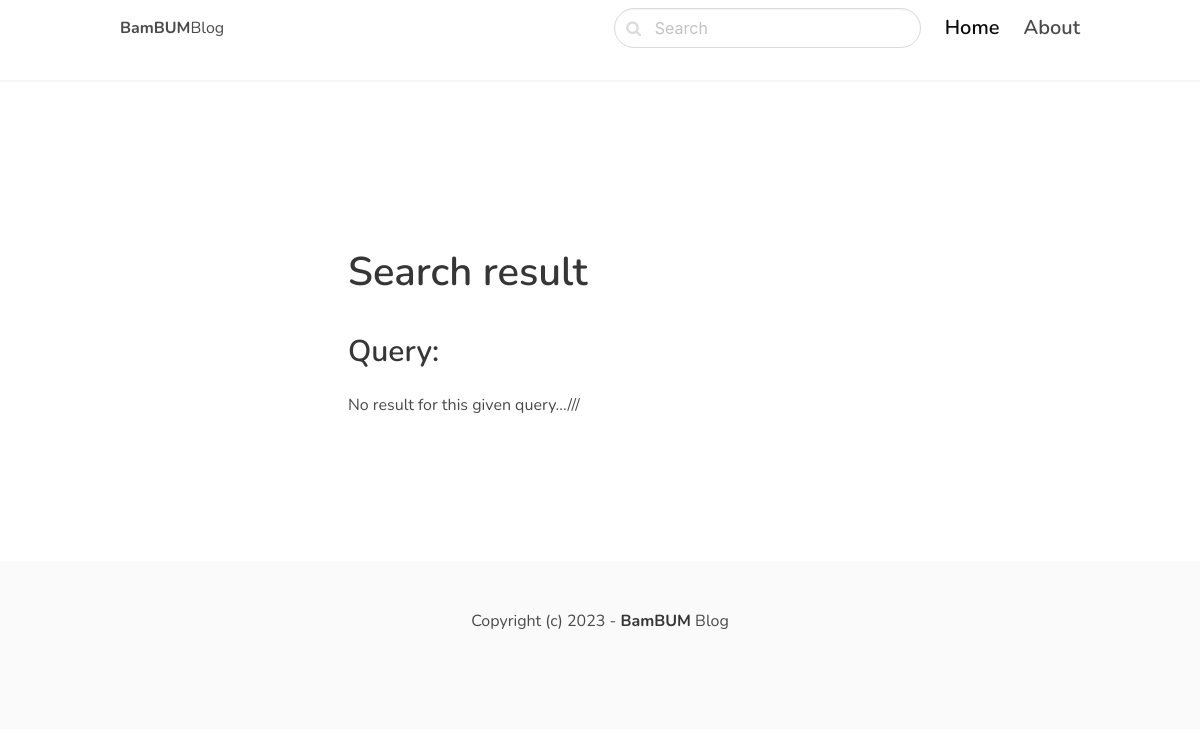
The page /search/ on the database as committed earlier.
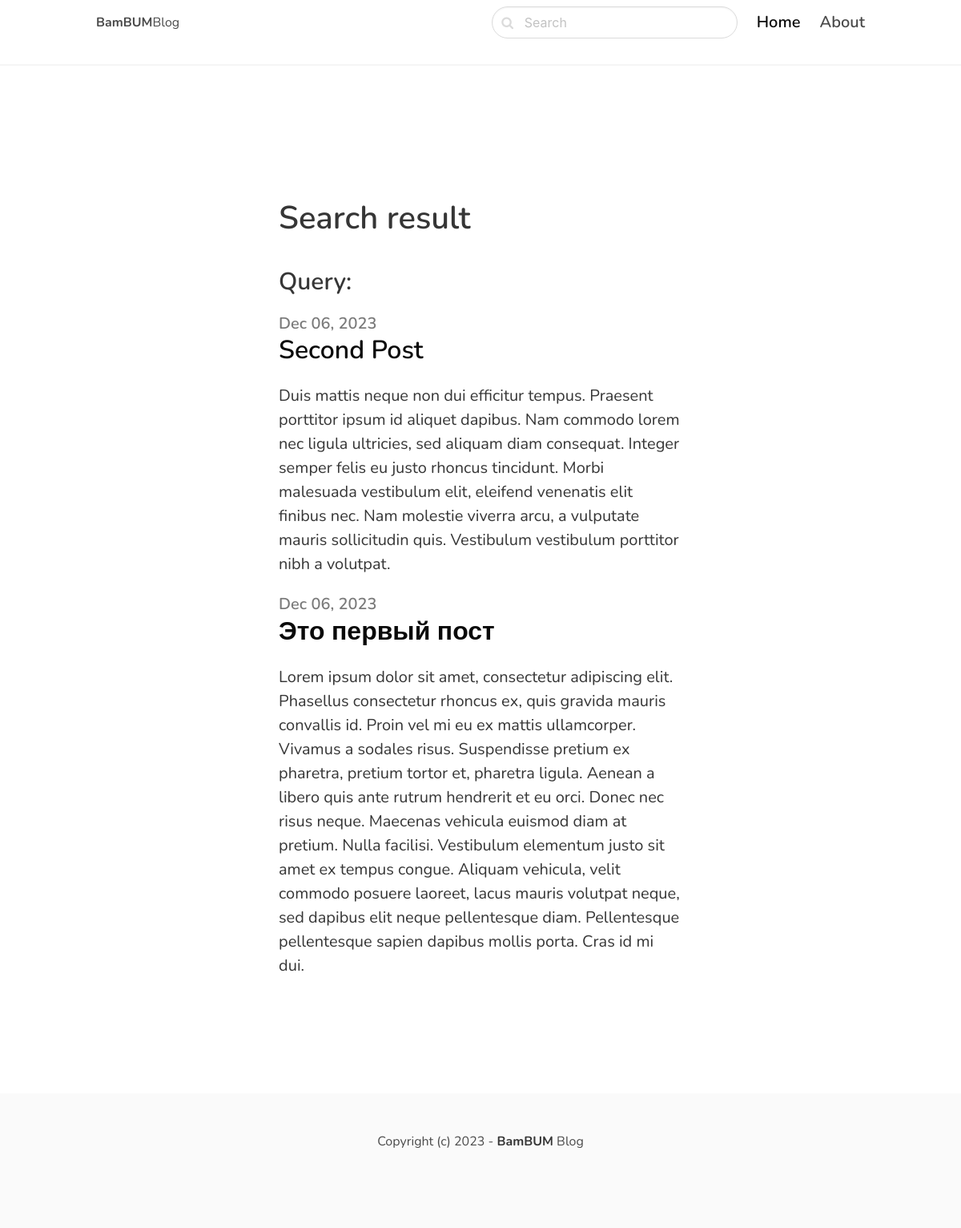
The same page on the database as committed later.
### blog/models.py (models this page shows, shortened)
class Post(models.Model):
    ACTIVE = 'active'
    DRAFT = 'draft'
    CHOICES_STATUS = (
        (ACTIVE, 'Active'),
        (DRAFT, 'Draft')
    )
    category = models.ForeignKey(Category, related_name='posts', on_delete=models.CASCADE)
    title = models.CharField(max_length=255, verbose_name='Заголовок:')
    slug = models.SlugField()
    intro = models.TextField(verbose_name="Вступление:")
    body = models.TextField(verbose_name="Содержимое:")
    created_at = models.DateTimeField(auto_now_add=True, verbose_name="Созданно в:")
    status = models.CharField(max_length=10, choices=CHOICES_STATUS, default=ACTIVE)
    image = models.ImageField(upload_to='uploads/', blank=True, null=True)
    class Meta():
        ordering = ('-created_at',)

### blog/views.py (the view)
# urls.py: path('search/', views.search, name='search'),
def search(request):
    query = request.GET.get('query', '')
    posts = Post.objects.filter(Q(title__icontains=query) | Q(intro__icontains=query) | Q(body__icontains=query)).filter(status=Post.ACTIVE)
    return render(request, 'blog/search.html', {'posts': posts, 'query': query})

### blog/templates/blog/search.html (shortened to what this page needs)
{% extends 'core/base.html' %}
{% block content %}
 <section class="hero">
    <div class="hero-body">
      <div class="container">
          <section class="section">
              <div class="columns">
                <div class="column column is-8 is-offset-2">
                    <div class="content is-medium">
                        <h1>Search result</h1>
                        <h3>Query: {{ query }}</h3>
                    </div>
                    {% for post in posts %}
                    <div class="content is-medium">
                      <a href="{% url 'post_detail'  post.category.slug post.slug %}">
                        <h2 class="subtitle is-5 has-text-grey">{{ post.created_at|date:'M d, Y' }}</h2>
                        <h1 class="title has-text-black is-3">{{ post.title }}</h1>
                        <p class="has-text-dark">{{ post.intro }}</p>
                      </a>
                    </div>
                      {% empty %}
                      <div class="content">
                      <p>
                          No result for this given query...///
                      </p>
                      </div>
                  {% endfor %}
                </div>
              </div>
          </section>
      </div>
    </div>
 </section>
{% endblock %}

Rows that differ between the two databases and show on the page:
added Post: created_at "Dec 06, 2023", title "Second Post", intro "Duis mattis neque non dui efficitur tempus. Praesent porttitor ipsum id aliquet dapibus. Nam commodo lorem nec ligula ultricies, sed aliquam diam consequat. Integer semper felis eu justo rhoncus tincidunt. Morbi malesuada vestibulum elit, eleifend venenatis elit finibus nec. Nam molestie viverra arcu, a vulputate mauris sollicitudin quis. Vestibulum vestibulum porttitor nibh a volutpat."
added Post: created_at "Dec 06, 2023", title "Это первый пост", intro "Lorem ipsum dolor sit amet, consectetur adipiscing elit. Phasellus consectetur rhoncus ex, quis gravida mauris convallis id. Proin vel mi eu ex mattis ullamcorper. Vivamus a sodales risus. Suspendisse pretium ex pharetra, pretium tortor et, pharetra ligula. Aenean a libero quis ante rutrum hendrerit et eu orci. Donec nec risus neque. Maecenas vehicula euismod diam at pretium. Nulla facilisi. Vestibulum elementum justo sit amet ex tempus congue. Aliquam vehicula, velit commodo posuere laoreet, lacus mauris volutpat neque, sed dapibus elit neque pellentesque diam. Pellentesque pellentesque sapien dapibus mollis porta. Cras id mi dui."
Other text that changed with them:
text no longer shown: "No result for this given query...///"
